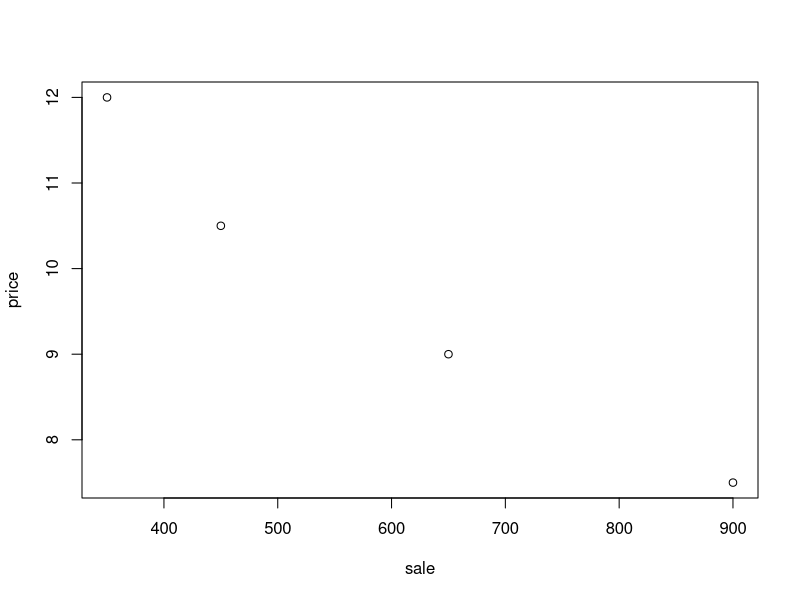

The R script that drew this image: (Note: this script raises an error after producing the figure.)
## ---- chunk 1

                ## price-sale relationship of blue
  price <- c(12,10.5,9,7.5)
  sale <- c(350,450,650,900)
  #logsale <- sale/200
  plot(sale, price)
  #m7 <- nls(sale ~ a*log(b*sale)+c,start = list(a=-10,b=1/5000,c=1000))
  #summary(m7)
  #curve(5827.93269*exp(-0.26439*x)+100.22298,from=7, to=12, add=TRUE, col = "red")
  curve(-(log((x-100.22298)/5827.93269))*x/0.26439 - 0.4*x+200,from=350, to=900, add=TRUE, col = "blue")
  #x=-(log((y-100.22298)/5827.93269))/0.26439
  
  x1 <- seq(from=350,to=900,step=50)
  profit <- -(log((x1-100.22298)/5827.93269))*x1/0.26439 - 0.4*x1+200
  plot(x,profit,xlab="Sale Amount",ylab="Profit")
  #curve(5827.93269*x*exp(-0.26439*x) - 0.4*x +300.22298,from=7, to=12)
  #y <-  2.4691358024691357*price^3  -55.55555555555556*price^2 + 244.44444444444446*price +  1150
  
  #sp1=spline(price,sale,n=1000)
  #sp2=spline(y,x,n=1000)
  
  #plot(price,sale,xlim=c(7,12), ylim=c(300,900),pch=21)
  #par(new=TRUE)
  #plot(sp2,xlim=c(7,12), ylim=c(300,900))



  
## ---- chunk 2
                  ## cost-output relationship

  UblueN <- c(3.56,3.69,5.72,3.54,3.43,5.47,6.11,4.18)
  UwhiteN <- c(3.04,3.10,5.09,2.40,2.93,4.87,5.20,3.71)
  LblueN <- c(2.72,4.24,4.60,4.56,4.75,4.92,4.92,4.55)
  LwhiteN <- c(2.28,2.04,2.42,2.93,2.19,2.34,2.04,2.13)
  LredN <- c(8.66,8.66,9.99,8.49,9.49,9.99,9.66,8.16)
  
  UblueP <- c(10.89,9.58,7.83,9.90,10.72,7.47,7.50,8.46)
  UwhiteP <- c(8.50,7.60,5.87,9.73,8.37,5.59,5.87,6.36)
  LblueP <- c(11.37,8.42,7.80,7.61,8.16,6.97,7.96,7.85)
  LwhiteP <- c(6.78,8.75,7.41,5.92,8.84,7.33,9.60,8.38)
  LredP <- c(6.55,7.56,6.59,7.49,7.48,6.30,7.44,8.02)
  
  #par(mfrow=c(2,3))
  plot(LblueN,LblueP,main="Lower Blue")
  m1 <- nls(LblueP ~ a*exp(b*LblueN)+c,start = list(a=10,b=-0.1,c=5))
  curve(22.7926*exp(-0.5104*x)+5.6850,from=min(LblueN), to=max(LblueN), add=TRUE)

  
  plot(LwhiteN,LwhiteP,main="Lower White")
  m2 <- nls(LwhiteP ~ a*exp(b*LwhiteN)+c,start = list(a=100,b=-1,c=5))
  curve(365.765*exp(-2.244*x)+5.438 ,from=min(LwhiteN), to=max(LwhiteN), add=TRUE)

  
  plot(LredN,LredP,main="Lower Red", xlab="Produced Amount", ylab="Unit Cost")
  #m3 <- nls(LredP ~ a*exp(b*LredN),start = list(a=10,b=-1))
  m3 <- nls(LredP ~ a*LredN+b,start = list(a=10,b=-1))
  curve(13.87779*exp(-0.07227*x),from=min(LredN), to=max(LredN), add=TRUE)
  curve(-0.5199*x+11.9293,from=min(LredN), to=max(LredN), add=TRUE)
  
  
  plot(UblueN,UblueP,main="Upper Blue")
  m4 <- nls(UblueP ~ a*exp(b*UblueN)+c,start = list(a=10,b=-0.1,c=0))
  curve(792.2345*exp(-1.5955*x)+7.5077,from=min(UblueN), to=max(UblueN), add=TRUE)
  
  
  plot(UwhiteN,UwhiteP,main="Upper White", xlab="Produced Amount", ylab="Unit Cost")
  m5 <- nls(UwhiteP ~ a*exp(b*UwhiteN)+c ,start = list(a=10,b=-0.1, c=0))
  #abline(lm(UwhiteP ~ UwhiteN))
  curve(34.2244*exp(-0.8310*x)+5.2221,from=min(UwhiteN), to=max(UwhiteN), add=TRUE)
  

## ---- chunk 3

                    ## input-quality relationship of milk
  inputU <- c(72800,98600,72000,104000,85200,104100,98400,97900,61000,64500,110800,53500,62000,103400,118800,73000)
  inputL <- c(209500,181500,117900,191700,178800,147300,141900,99200,126400,141900,194800,145600,160200,172500,174500,137300)
  quality <- c(4.5,4.3,3.7,4.2,3.8,4.4,4.3,3.9,3.7,3.8,4.1,3.6,3.9,4.0,4.2,3.7)
  
  plot(inputU,quality,main="Upper")
  plot(inputL,quality,main="Lower")
  plot(quality,main="Quality")
## ---- chunk 4
                      ## data fitting


m <- nls(LblueP ~ a*exp(b*LblueN),start = list(a=10,b=-0.1))
summary(m)

plot(LblueN,LblueP,main="Lower Blue")
lines(LblueN,predict(m))
#abline(lm(LblueP ~ LblueN))
## ---- chunk 5
  LB6.9 <- 22.7926*exp(-0.5104*6.9)+5.6850
  LB18.03 <- 22.7926*exp(-0.5104*18.03)+5.6850
  
  (LB6.9 - LB18.03) / LB18.03
